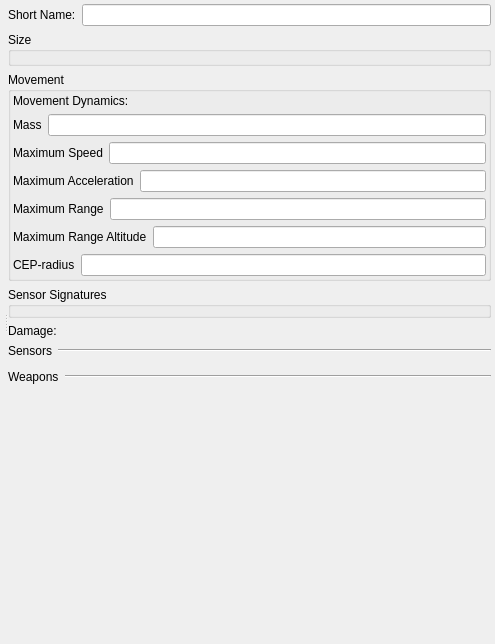
<?xml version="1.0" encoding="UTF-8"?>
<ui version="4.0">
 <class>Form</class>
 <widget class="QWidget" name="Form">
  <property name="geometry">
   <rect>
    <x>0</x>
    <y>0</y>
    <width>495</width>
    <height>644</height>
   </rect>
  </property>
  <property name="windowTitle">
   <string>Form</string>
  </property>
  <layout class="QVBoxLayout" name="verticalLayout_8">
   <property name="margin">
    <number>4</number>
   </property>
   <item>
    <widget class="QSplitter" name="splitter">
     <property name="orientation">
      <enum>Qt::Horizontal</enum>
     </property>
     <widget class="QWidget" name="layoutWidget">
      <layout class="QVBoxLayout" name="verticalLayout_7">
       <property name="margin">
        <number>0</number>
       </property>
       <item>
        <widget class="QWidget" name="myGeneralCanvas" native="true">
         <property name="sizePolicy">
          <sizepolicy hsizetype="MinimumExpanding" vsizetype="Fixed">
           <horstretch>0</horstretch>
           <verstretch>0</verstretch>
          </sizepolicy>
         </property>
         <property name="element_type" stdset="0">
          <string notr="true">general_canvas</string>
         </property>
        </widget>
       </item>
       <item>
        <widget class="QWidget" name="myDisplayCanvas" native="true">
         <property name="sizePolicy">
          <sizepolicy hsizetype="MinimumExpanding" vsizetype="MinimumExpanding">
           <horstretch>0</horstretch>
           <verstretch>0</verstretch>
          </sizepolicy>
         </property>
         <property name="minimumSize">
          <size>
           <width>0</width>
           <height>0</height>
          </size>
         </property>
         <property name="element_type" stdset="0">
          <string notr="true">display_widget_canvas</string>
         </property>
        </widget>
       </item>
      </layout>
     </widget>
     <widget class="QWidget" name="widget" native="true">
      <layout class="QVBoxLayout" name="verticalLayout_6">
       <property name="margin">
        <number>0</number>
       </property>
       <item>
        <layout class="QHBoxLayout" name="horizontalLayout">
         <item>
          <widget class="QLabel" name="short_name_label">
           <property name="text">
            <string>Short Name:</string>
           </property>
          </widget>
         </item>
         <item>
          <widget class="QLineEdit" name="short_name"/>
         </item>
        </layout>
       </item>
       <item>
        <widget class="QGroupBox" name="boundingVolumeGroupBox">
         <property name="title">
          <string>Size</string>
         </property>
         <layout class="QVBoxLayout" name="verticalLayout_2">
          <property name="leftMargin">
           <number>2</number>
          </property>
          <property name="rightMargin">
           <number>2</number>
          </property>
          <property name="bottomMargin">
           <number>2</number>
          </property>
          <item>
           <widget class="QWidget" name="bounding_volume" native="true"/>
          </item>
         </layout>
        </widget>
       </item>
       <item>
        <widget class="QGroupBox" name="movementGroupBox">
         <property name="title">
          <string>Movement</string>
         </property>
         <layout class="QVBoxLayout" name="verticalLayout">
          <property name="margin">
           <number>2</number>
          </property>
          <item>
           <layout class="QHBoxLayout" name="horizontalLayout_7">
            <item>
             <widget class="QLabel" name="movement_system_label">
              <property name="text">
               <string>Movement Dynamics:</string>
              </property>
             </widget>
            </item>
            <item>
             <widget class="QWidget" name="movement_system" native="true">
              <property name="category" stdset="0">
               <string>movement</string>
              </property>
              <property name="none-selected-text" stdset="0">
               <string>Immobile</string>
              </property>
              <property name="element_type" stdset="0">
               <string notr="true">single_system_selector</string>
              </property>
             </widget>
            </item>
           </layout>
          </item>
          <item>
           <layout class="QHBoxLayout" name="horizontalLayout_3">
            <item>
             <widget class="QLabel" name="mass_label">
              <property name="text">
               <string>Mass</string>
              </property>
             </widget>
            </item>
            <item>
             <widget class="QLineEdit" name="mass">
              <property name="source-units" stdset="0">
               <string notr="true">kilograms</string>
              </property>
              <property name="display-units" stdset="0">
               <string notr="true">kilograms</string>
              </property>
             </widget>
            </item>
           </layout>
          </item>
          <item>
           <layout class="QHBoxLayout" name="horizontalLayout_4">
            <item>
             <widget class="QLabel" name="max_speed_label">
              <property name="text">
               <string>Maximum Speed</string>
              </property>
             </widget>
            </item>
            <item>
             <widget class="QLineEdit" name="max_speed">
              <property name="source-units" stdset="0">
               <string notr="true">meters-per-second</string>
              </property>
              <property name="display-units" stdset="0">
               <string notr="true">kilometers-per-hour</string>
              </property>
             </widget>
            </item>
           </layout>
          </item>
          <item>
           <layout class="QHBoxLayout" name="horizontalLayout_5">
            <item>
             <widget class="QLabel" name="max_acceleration_label">
              <property name="text">
               <string>Maximum Acceleration</string>
              </property>
             </widget>
            </item>
            <item>
             <widget class="QLineEdit" name="max_acceleration">
              <property name="source-units" stdset="0">
               <string notr="true">meters-per-second2</string>
              </property>
              <property name="display-units" stdset="0">
                 <string notr="true">meters-per-second2</string>
              </property>
             </widget>
            </item>
           </layout>
          </item>
          <item>
           <layout class="QHBoxLayout" name="horizontalLayout_6">
            <item>
             <widget class="QLabel" name="max_range_label">
              <property name="text">
               <string>Maximum Range</string>
              </property>
             </widget>
            </item>
            <item>
             <widget class="QLineEdit" name="max_range">
              <property name="source-units" stdset="0">
               <string notr="true">meters</string>
              </property>
              <property name="display-units" stdset="0">
                 <string notr="true">4ilometers</string>
              </property>
             </widget>
            </item>
           </layout>
          </item>
          <item>
           <layout class="QHBoxLayout" name="horizontalLayout_12">
            <item>
             <widget class="QLabel" name="max_range_altitude_label">
              <property name="text">
               <string>Maximum Range Altitude</string>
              </property>
             </widget>
            </item>
            <item>
             <widget class="QLineEdit" name="max_range_altitude">
              <property name="source-units" stdset="0">
               <string notr="true">meters</string>
              </property>
              <property name="display-units" stdset="0">
                 <string notr="true">kilometers</string>
              </property>
             </widget>
            </item>
           </layout>
          </item>
          <item>
           <layout class="QHBoxLayout" name="horizontalLayout_10">
            <item>
             <widget class="QLabel" name="cep_radius_label">
              <property name="text">
               <string>CEP-radius</string>
              </property>
             </widget>
            </item>
            <item>
             <widget class="QLineEdit" name="cep_radius"/>
            </item>
           </layout>
          </item>
         </layout>
        </widget>
       </item>
       <item>
        <widget class="QGroupBox" name="sensorSignaturesGroupBox">
         <property name="title">
          <string>Sensor Signatures</string>
         </property>
         <layout class="QVBoxLayout" name="verticalLayout_3">
          <property name="spacing">
           <number>2</number>
          </property>
          <property name="margin">
           <number>2</number>
          </property>
          <item>
           <widget class="QWidget" name="sensor_signatures" native="true">
            <property name="default-signatures" stdset="0">
             <string>visual-signature=2.0;radar-signature=10.0</string>
            </property>
           </widget>
          </item>
         </layout>
        </widget>
       </item>
       <item>
        <layout class="QHBoxLayout" name="horizontalLayout_8">
         <item>
          <widget class="QLabel" name="damage_system_label">
           <property name="text">
            <string>Damage:</string>
           </property>
          </widget>
         </item>
         <item>
          <widget class="QWidget" name="damage_system" native="true">
           <property name="category" stdset="0">
            <string>damage</string>
           </property>
           <property name="none-selected-text" stdset="0">
            <string>Undamagable</string>
           </property>
           <property name="element_type" stdset="0">
            <string notr="true">single_system_selector</string>
           </property>
          </widget>
         </item>
        </layout>
       </item>
       <item>
        <layout class="QVBoxLayout" name="verticalLayout_4">
         <item>
          <layout class="QHBoxLayout" name="horizontalLayout_9">
           <item>
            <widget class="QLabel" name="sensor_system_selector_label">
             <property name="sizePolicy">
              <sizepolicy hsizetype="Fixed" vsizetype="Fixed">
               <horstretch>0</horstretch>
               <verstretch>0</verstretch>
              </sizepolicy>
             </property>
             <property name="text">
              <string>Sensors</string>
             </property>
            </widget>
           </item>
           <item>
            <widget class="Line" name="line">
             <property name="orientation">
              <enum>Qt::Horizontal</enum>
             </property>
            </widget>
           </item>
          </layout>
         </item>
         <item>
          <widget class="QWidget" name="sensor_system_selector" native="true">
           <property name="category" stdset="0">
            <string>sensor</string>
           </property>
           <property name="element_type" stdset="0">
            <string notr="true">multi_system_selector</string>
           </property>
          </widget>
         </item>
        </layout>
       </item>
       <item>
        <layout class="QVBoxLayout" name="verticalLayout_5">
         <item>
          <layout class="QHBoxLayout" name="horizontalLayout_11">
           <item>
            <widget class="QLabel" name="weapon_system_selector_label">
             <property name="sizePolicy">
              <sizepolicy hsizetype="Fixed" vsizetype="Fixed">
               <horstretch>0</horstretch>
               <verstretch>0</verstretch>
              </sizepolicy>
             </property>
             <property name="text">
              <string>Weapons</string>
             </property>
            </widget>
           </item>
           <item>
            <widget class="Line" name="line_2">
             <property name="orientation">
              <enum>Qt::Horizontal</enum>
             </property>
            </widget>
           </item>
          </layout>
         </item>
         <item>
          <widget class="QWidget" name="weapon_system_selector" native="true">
           <property name="category" stdset="0">
            <string>weapon</string>
           </property>
           <property name="element_type" stdset="0">
            <string notr="true">multi_system_selector</string>
           </property>
          </widget>
         </item>
        </layout>
       </item>
       <item>
        <spacer name="verticalSpacer">
         <property name="orientation">
          <enum>Qt::Vertical</enum>
         </property>
         <property name="sizeHint" stdset="0">
          <size>
           <width>20</width>
           <height>189</height>
          </size>
         </property>
        </spacer>
       </item>
      </layout>
     </widget>
    </widget>
   </item>
  </layout>
 </widget>
 <resources/>
 <connections/>
</ui>
